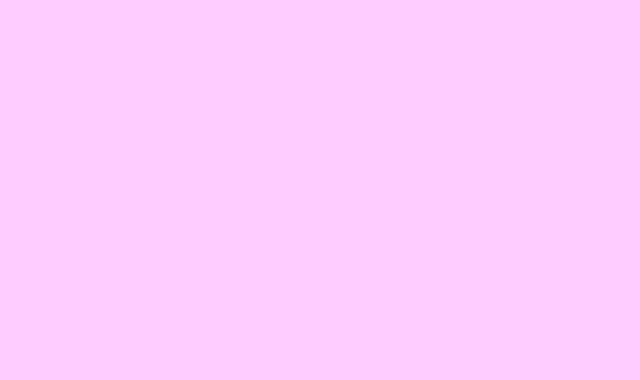
Frame 1 (no input)
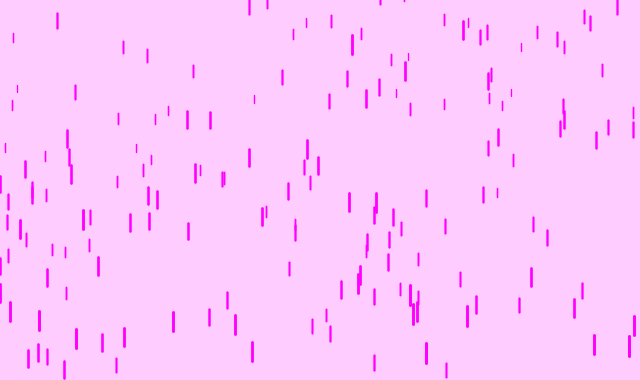
Frame 60 (the mouse pressed at the canvas centre just before this capture)
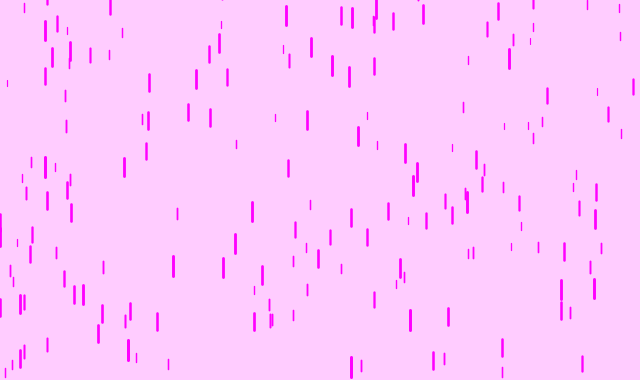
Frame 120 (the mouse held since frame 60 and released just before this capture)

The Processing sketch that drew these frames (run headless with seeded random() and noise(); from frame 60 on, the mouse is pressed at the canvas centre):

// Processing sketch: purple_rain
// ── purple_rain.pde
Drop[] rain;
void setup(){
  size(640, 380);
  rain = new Drop[300];
  
  for(int i = 0; i < rain.length; i++){
    rain[i] = new Drop();
  }
}

void draw(){
  background(255, 204, 255);
  
  for(Drop d : rain){
    d.update();
    d.show();
  }
}
// ── Drop.pde
class Drop {
  float x;
  float y;
  float z; 
  float len;
  float thickness;
  float yspeed;
  
  Drop(){
    x = random(width);
    y = random(-500, -50);
    z = random(0, 20);
    len = map(z, 0, 20, 5, 20);
    thickness = map(z, 0, 20, 1, 3);
    yspeed = map(z, 0, 20, 1, 12);
  }
  
  void update(){
    y += yspeed;
    if(y + len > height)
      y = random(-500, -50);
  }
  
  void show(){
    strokeWeight(thickness);
    stroke(255, 0, 255);
    line(x, y, x, y + len);
  }

}
